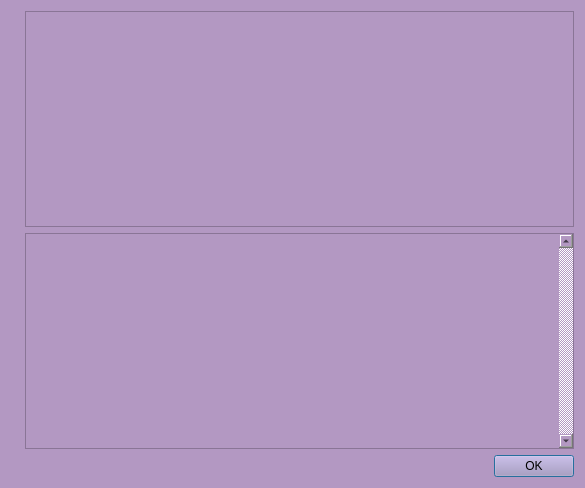
<?xml version="1.0" encoding="UTF-8"?>
<ui version="4.0">
 <class>HelpMessageDialog</class>
 <widget class="QDialog" name="HelpMessageDialog">
  <property name="geometry">
   <rect>
    <x>0</x>
    <y>0</y>
    <width>585</width>
    <height>488</height>
   </rect>
  </property>
  <property name="font">
   <font>
    <pointsize>10</pointsize>
   </font>
  </property>
  <property name="windowTitle">
   <string notr="true">DigitalShadow Core - Command-line options</string>
  </property>
  <property name="styleSheet">
   <string notr="true">background-color: rgb(179, 152, 194);</string>
  </property>
  <layout class="QHBoxLayout" name="horizontalLayout_2">
   <item>
    <widget class="QLabel" name="graphic">
     <property name="sizePolicy">
      <sizepolicy hsizetype="Preferred" vsizetype="Ignored">
       <horstretch>0</horstretch>
       <verstretch>0</verstretch>
      </sizepolicy>
     </property>
     <property name="pixmap">
      <pixmap resource="../digitalshadow.qrc">:/images/about</pixmap>
     </property>
    </widget>
   </item>
   <item>
    <layout class="QVBoxLayout" name="verticalLayout">
     <item>
      <widget class="QTextEdit" name="helpMessage">
       <property name="readOnly">
        <bool>true</bool>
       </property>
      </widget>
     </item>
     <item>
      <widget class="QScrollArea" name="scrollArea">
       <property name="verticalScrollBarPolicy">
        <enum>Qt::ScrollBarAlwaysOn</enum>
       </property>
       <property name="widgetResizable">
        <bool>true</bool>
       </property>
       <widget class="QWidget" name="scrollAreaWidgetContents">
        <property name="geometry">
         <rect>
          <x>0</x>
          <y>0</y>
          <width>479</width>
          <height>213</height>
         </rect>
        </property>
        <layout class="QVBoxLayout" name="verticalLayout_2">
         <item>
          <widget class="QLabel" name="aboutMessage">
           <property name="cursor">
            <cursorShape>IBeamCursor</cursorShape>
           </property>
           <property name="textFormat">
            <enum>Qt::PlainText</enum>
           </property>
           <property name="alignment">
            <set>Qt::AlignLeading|Qt::AlignLeft|Qt::AlignTop</set>
           </property>
           <property name="openExternalLinks">
            <bool>true</bool>
           </property>
           <property name="textInteractionFlags">
            <set>Qt::LinksAccessibleByMouse|Qt::TextSelectableByKeyboard|Qt::TextSelectableByMouse</set>
           </property>
          </widget>
         </item>
        </layout>
       </widget>
      </widget>
     </item>
     <item>
      <widget class="QDialogButtonBox" name="okButton">
       <property name="orientation">
        <enum>Qt::Horizontal</enum>
       </property>
       <property name="standardButtons">
        <set>QDialogButtonBox::Ok</set>
       </property>
      </widget>
     </item>
    </layout>
   </item>
  </layout>
 </widget>
 <resources>
  <include location="../digitalshadow.qrc"/>
 </resources>
 <connections>
  <connection>
   <sender>okButton</sender>
   <signal>accepted()</signal>
   <receiver>HelpMessageDialog</receiver>
   <slot>accept()</slot>
   <hints>
    <hint type="sourcelabel">
     <x>20</x>
     <y>20</y>
    </hint>
    <hint type="destinationlabel">
     <x>20</x>
     <y>20</y>
    </hint>
   </hints>
  </connection>
  <connection>
   <sender>okButton</sender>
   <signal>rejected()</signal>
   <receiver>HelpMessageDialog</receiver>
   <slot>reject()</slot>
   <hints>
    <hint type="sourcelabel">
     <x>20</x>
     <y>20</y>
    </hint>
    <hint type="destinationlabel">
     <x>20</x>
     <y>20</y>
    </hint>
   </hints>
  </connection>
 </connections>
</ui>
